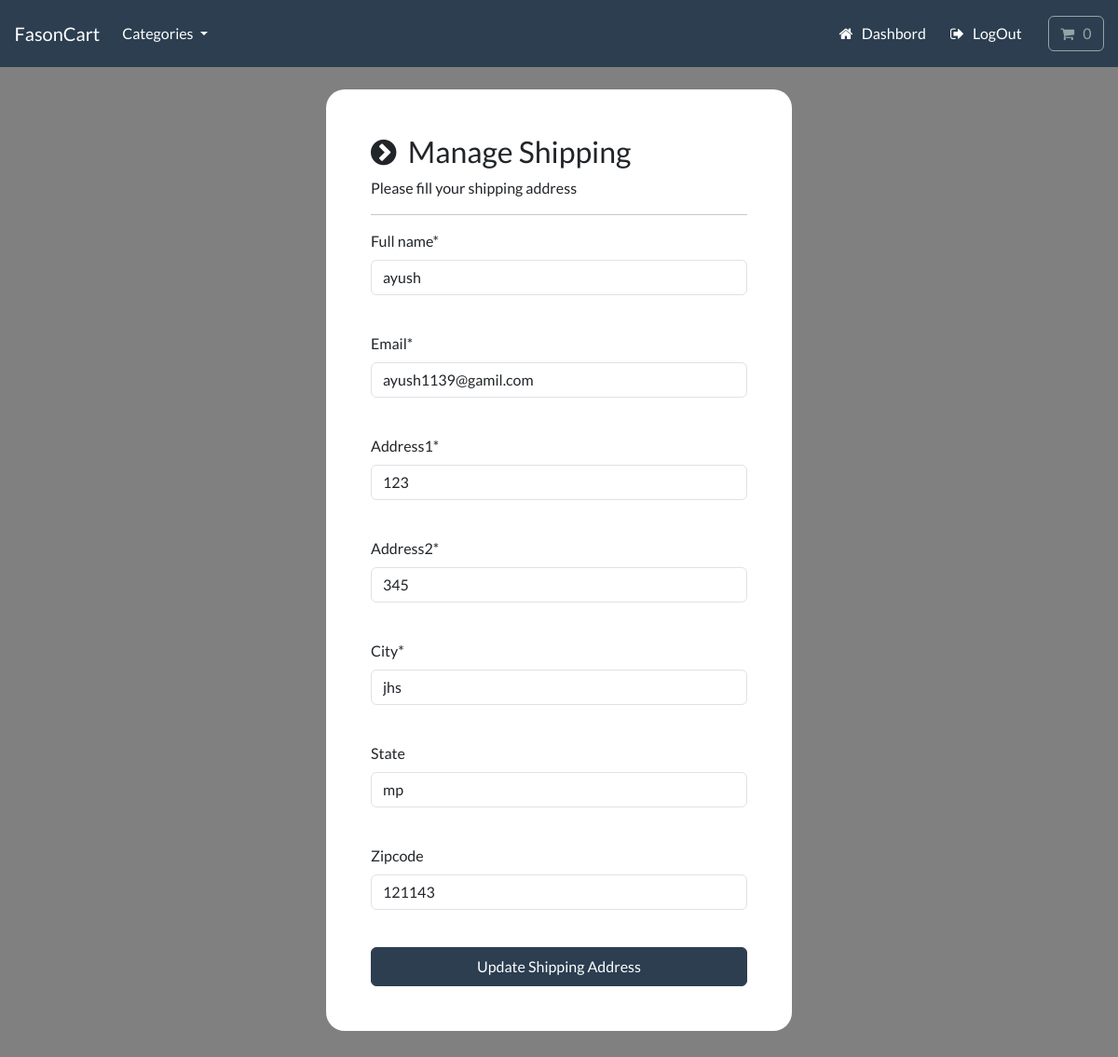
The page /account/manage-shipping (signed in) on the database its author committed.
### payment/models.py (models this page shows, shortened)
class ShippingAddress(models.Model):
  full_name = models.CharField(max_length=300)
  email = models.EmailField(max_length=255)
  address1 = models.CharField(max_length=300)
  address2 = models.CharField(max_length=300)
  city = models.CharField(max_length=255)
  state = models.CharField(max_length=255, null=True,  blank=True)
  zipcode = models.CharField(max_length=255, null=True, blank=True)
  user = models.ForeignKey(User, on_delete=models.CASCADE, null=True, blank=True)
  class Meta:
    verbose_name_plural = 'Shipping Address'

### account/views.py (the view, shortened to what this page needs)
# urls.py: path('manage-shipping', views.manage_shipping, name='manage-shipping'),
@login_required(login_url='my-login')
def manage_shipping(request):
    try:
        shipping = ShippingAddress.objects.get(user=request.user.id)
    except ShippingAddress.DoesNotExist:
        shipping = None
    form = ShippingForm(instance=shipping)
    context = {'form': form}
    return render(request, 'account/manage-shipping.html', context=context)

### payment/forms.py
class ShippingForm(forms.ModelForm):
  class Meta:
    model = ShippingAddress
    fields = ['full_name', 'email', 'address1', 'address2', 'city', 'state', 'zipcode']
    exclude = ['user',]

### cart/cart.py (called while the page is built)
    def __len__(self):
        return sum(item['qty'] for item in self.cart.values())

### cart/context_processors.py (called while the page is built)
def cart (request):
    return {'cart' : Cart(request)}

### store/models.py (called while the page is built)
    def get_absolute_url(self):
        return reverse("list-category", args={self.slug})

### store/views.py (called while the page is built)
def categories(reqeuest):
    all_categories = Category.objects.all()
    return {'all_categories' : all_categories}

### account/templates/account/manage-shipping.html (shortened to what this page needs)
{% include "store/base.html" %} {% load static%} {% load crispy_forms_tags %}
{% block content%}
<body>
  <br />
  <div class="container bg-white shadow-nd p-5 form-layout">
    <h3><i class="fa fa-chevron-circle-right" aria-hidden="true"></i> &nbsp;Manage Shipping</h3>
    <p>Please fill your shipping address</p>
    <hr>
    <form method="POST" action="" autocomplete="off">
      {% csrf_token %} {{form.full_name | as_crispy_field}}
      <br />
      {{form.email | as_crispy_field}} &nbsp;
      <br />
      {{form.address1 | as_crispy_field}} &nbsp;
      <br />
      {{form.address2 | as_crispy_field}} &nbsp;
      <br />
      {{form.city | as_crispy_field}} &nbsp;
      <br />
      {{form.state | as_crispy_field}} &nbsp;
      <br />
      {{form.zipcode | as_crispy_field}} &nbsp;
      <br />
      <button type="submit" class="btn btn-alert navbar-btn text-white btn-primary w-100 p-2">
        Update Shipping Address
      </button>
    </form>
  </div>
  <br />
  <br />
</body>
{% endblock %}

### static/css/style.css (style rules this page uses)
.form-layout { border-radius: 20px; width: 500px; background: #000; }

### account/templates/account/manage-shipping.html (style rules this page uses)
body { background-color: grey; }

### rows shown on the page
ShippingAddress: full_name "ayush", email "ayush1139@gamil.com", address1 "123", address2 "345", city "jhs", state "mp", zipcode "121143"

### other values the page prints
{{ 0 }} "0"
